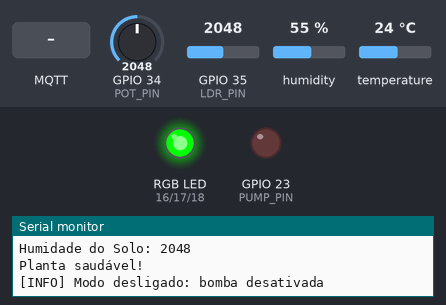
Bench run of a sketch on a simulated ESP32. Shown: an RGB LED mixed from three pins (HIGH = lit), output pins drawn as LEDs (lit = HIGH), the last lines printed to the serial monitor. Inputs (shaded band) come from the test bench; at power-on: humidity 55 %, GPIO 34 (POT_PIN) = 2048, GPIO 35 (LDR_PIN) = 2048, temperature 24 °C. WiFi joins after 1.5 s; servers stay silent unless stated; no MQTT or app messages arrive unless stated.

Above: at 2.7 s.
2.8 s: humidity set to 41 %
7.7 s: humidity set to 38 %
At 12.3 s:
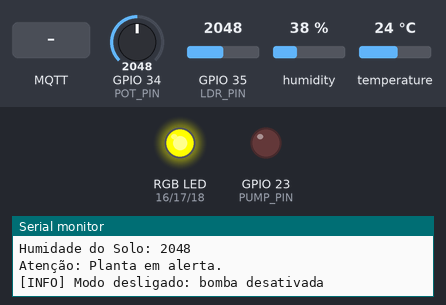
13.1 s: GPIO 34 (POT_PIN) set to 1535
17.8 s: GPIO 34 (POT_PIN) set to 1467
At 22.2 s:
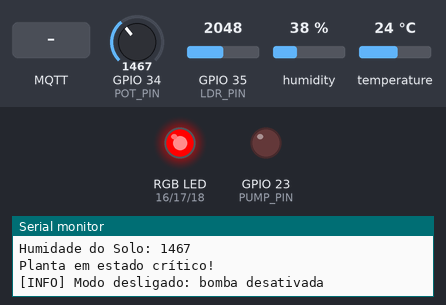
23.1 s: MQTT message "auto" arrives on the first subscribed topic
At 27.8 s:
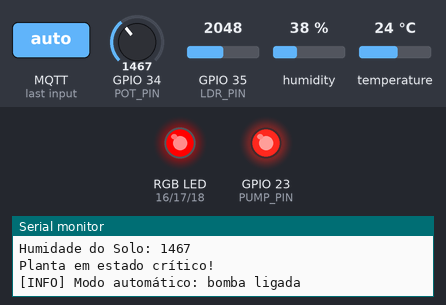
28.1 s: MQTT message "planta/rega/modo" arrives on the first subscribed topic
At 32.6 s:
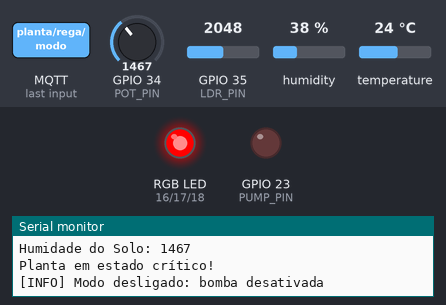
Timing chart, 0 to 34.1 s (numbered marks = the images above; inputs shaded):
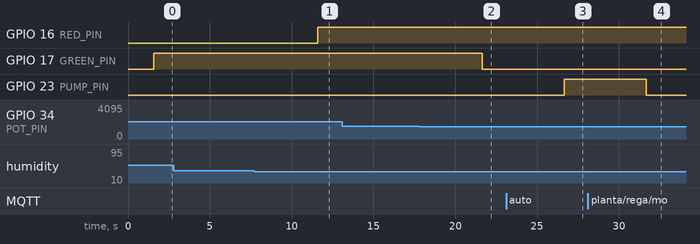

The sketch:

sketch.ino
```cpp
#include <WiFi.h>
#include <PubSubClient.h>
#include <DHT.h>

// --- Wi-Fi ---
const char* ssid = "Wokwi-GUEST";
const char* password = "";

// --- MQTT ---
const char* mqtt_server = "broker.emqx.io";
const int mqtt_port = 1883;
const char* clientID = "esp32_planta_123";

// --- Pinos ---
#define DHTPIN 14
#define DHTTYPE DHT22
#define LDR_PIN 35
#define POT_PIN 34
#define RED_PIN 16
#define GREEN_PIN 17
#define BLUE_PIN 18
#define PUMP_PIN 23
#define SOIL_THRESHOLD 1500

DHT dht(DHTPIN, DHTTYPE);
WiFiClient espClient;
PubSubClient client(espClient);

// --- Estados de operação ---
enum ModoRega { DESLIGADO, MANUAL, AUTO };
ModoRega modoRega = DESLIGADO;
bool estadoManual = false;

// --- MQTT Callback ---
void callback(char* topic, byte* payload, unsigned int length) {
  payload[length] = '\0';
  String msg = String((char*)payload);
  String topico = String(topic);

  Serial.println("[DEBUG] Tópico recebido: " + topico);
  Serial.println("[DEBUG] Mensagem recebida: " + msg);


  if (topico == "planta/rega/modo") {
    if (msg == "manual") {
      modoRega = MANUAL;
    } else if (msg == "auto") {
      modoRega = AUTO;
    } else {
      modoRega = DESLIGADO;
    }
    Serial.println("[INFO] Modo de rega atualizado para: " + msg);
  } else if (topico == "planta/rega/manual") {
    estadoManual = (msg == "on");
    Serial.println("[INFO] Comando manual recebido: " + msg);
  }
}

// --- Conectar ao Wi-Fi ---
void setup_wifi() {
  delay(10);
  Serial.println("[INFO] Ligando WiFi...");
  WiFi.begin(ssid, password);
  while (WiFi.status() != WL_CONNECTED) {
    delay(500);
    Serial.print(".");
  }
  Serial.println("\n[INFO] WiFi conectado!");
}

// --- Reconnect MQTT ---
void reconnect() {
  while (!client.connected()) {
    Serial.print("[INFO] Conectando MQTT...");
    if (client.connect(clientID)) {
      Serial.println(" conectado.");
      client.subscribe("planta/rega/modo");
      client.subscribe("planta/rega/manual");
    } else {
      Serial.print("Erro: ");
      Serial.print(client.state());
      delay(2000);
    }
  }
}

// --- Setup inicial ---
void setup() {
  Serial.begin(115200);
  dht.begin();
  pinMode(LDR_PIN, INPUT);
  pinMode(POT_PIN, INPUT);
  pinMode(RED_PIN, OUTPUT);
  pinMode(GREEN_PIN, OUTPUT);
  pinMode(BLUE_PIN, OUTPUT);
  pinMode(PUMP_PIN, OUTPUT);
  digitalWrite(PUMP_PIN, LOW);

  setup_wifi();
  client.setServer(mqtt_server, mqtt_port);
  client.setCallback(callback);

  Serial.println("[INFO] Sistema inicializado com sucesso.");
}

// --- Loop principal ---
void loop() {
  if (!client.connected()) reconnect();
  client.loop();

  float temp = dht.readTemperature();
  float hum = dht.readHumidity();
  int luz = analogRead(LDR_PIN);
  int solo = analogRead(POT_PIN);

  Serial.println("------ LEITURA ------");
  Serial.printf("Temperatura: %.2f °C\n", temp);
  Serial.printf("Humidade do Ar: %.2f %%\n", hum);
  Serial.printf("Luminosidade: %d\n", luz);
  Serial.printf("Humidade do Solo: %d\n", solo);

  client.publish("planta/temperatura", String(temp).c_str());
  client.publish("planta/humidade_ar", String(hum).c_str());
  client.publish("planta/luminosidade", String(luz).c_str());
  client.publish("planta/humidade_solo", String(solo).c_str());

  int estado = avaliarPlanta(temp, hum, luz, solo);
  mostrarEstadoLED(estado);
  client.publish("planta/estado", String(estado).c_str());

  // --- Controlo de Rega ---
  switch (modoRega) {
    case DESLIGADO:
      digitalWrite(PUMP_PIN, LOW);
      client.publish("planta/rega", "off");
      Serial.println("[INFO] Modo desligado: bomba desativada");
      break;

    case MANUAL:
      digitalWrite(PUMP_PIN, estadoManual ? HIGH : LOW);
      client.publish("planta/rega", estadoManual ? "on" : "off");
      Serial.println("[INFO] Modo manual: bomba " + String(estadoManual ? "ligada" : "desligada"));
      break;

    case AUTO:
      bool regar = (solo < SOIL_THRESHOLD);
      digitalWrite(PUMP_PIN, regar ? HIGH : LOW);
      client.publish("planta/rega", regar ? "on" : "off");
      Serial.println("[INFO] Modo automático: bomba " + String(regar ? "ligada" : "desligada"));
      break;
  }

  delay(5000);
}

// --- Avaliação do Estado da Planta ---
int avaliarPlanta(float t, float h, int l, int s) {
  int alerta = 0;
  if (t < 10 || t > 35) return 3;
  if (t < 18 || t > 28) alerta++;
  if (h < 30 || h > 80) return 3;
  if (h < 40 || h > 70) alerta++;
  if (s < 1500) return 3;
  if (s < 2500) alerta++;
  if (l < 1000) return 3;
  if (l < 1500) alerta++;
  return (alerta >= 2) ? 2 : 1;
}

// --- LED RGB conforme estado ---
void mostrarEstadoLED(int estado) {
  switch (estado) {
    case 1:
      digitalWrite(RED_PIN, LOW);
      digitalWrite(GREEN_PIN, HIGH);
      digitalWrite(BLUE_PIN, LOW);
      Serial.println("Planta saudável!");
      break;
    case 2:
      digitalWrite(RED_PIN, HIGH);
      digitalWrite(GREEN_PIN, HIGH);
      digitalWrite(BLUE_PIN, LOW);
      Serial.println("Atenção: Planta em alerta.");
      break;
    case 3:
      digitalWrite(RED_PIN, HIGH);
      digitalWrite(GREEN_PIN, LOW);
      digitalWrite(BLUE_PIN, LOW);
      Serial.println("Planta em estado crítico!");
      break;
    default:
      Serial.println("Estado desconhecido.");
  }
}
```

Measured:
- the behaviour switches between 40 and 39 % on humidity (found by bisection; images 0 and 1)
- the behaviour switches between 1500 and 1499 on GPIO 34 (POT_PIN) (found by bisection; images 1 and 2)
- after the input at 7.7 s, GPIO 16 (RED_PIN): LOW → HIGH after 3.9 s
- after the input at 17.8 s, GPIO 17 (GREEN_PIN): HIGH → LOW after 3.8 s
- after the input at 23.1 s, GPIO 23 (PUMP_PIN): LOW → HIGH after 3.6 s
- after the input at 28.1 s, GPIO 23 (PUMP_PIN): HIGH → LOW after 3.6 s
